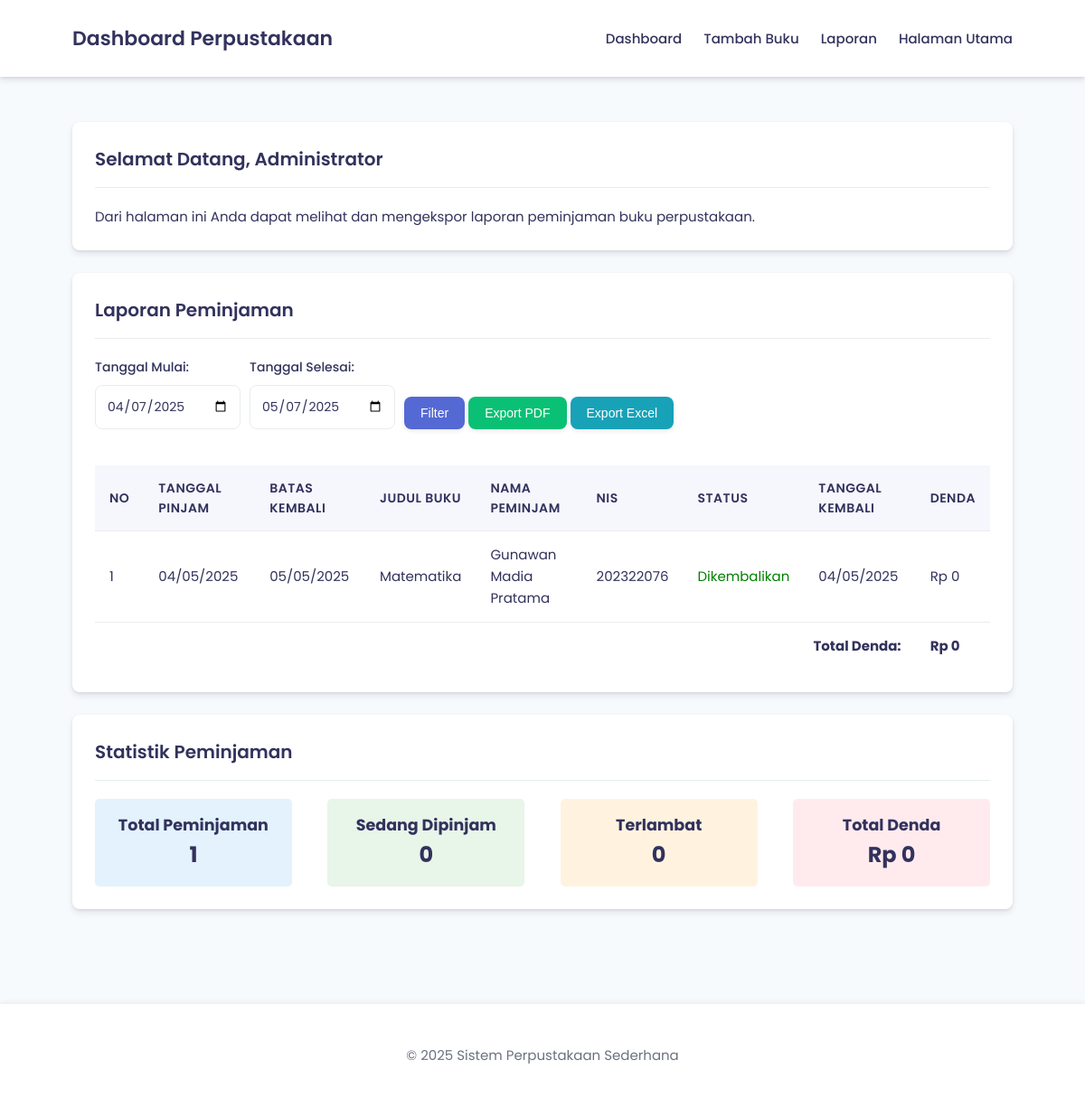
Page /admin/laporan.php (signed in) on the committed database.
### tables this page shows
CREATE TABLE `peminjaman` (
  `id` int(11) NOT NULL,
  `id_buku` int(11) NOT NULL,
  `id_anggota` int(11) NOT NULL,
  `tanggal_pinjam` date NOT NULL,
  `tanggal_kembali` date NOT NULL,
  `status` enum('dipinjam','dikembalikan','terlambat') NOT NULL DEFAULT 'dipinjam',
  `created_at` timestamp NOT NULL DEFAULT current_timestamp()
);

CREATE TABLE `buku` (
  `id` int(11) NOT NULL,
  `judul` varchar(255) NOT NULL,
  `penulis` varchar(255) NOT NULL,
  `penerbit` varchar(255) NOT NULL,
  `tahun_terbit` int(11) NOT NULL,
  `isbn` varchar(20) NOT NULL,
  `kategori` varchar(100) NOT NULL,
  `jumlah_tersedia` int(11) NOT NULL DEFAULT 1,
  `total_stok` int(11) NOT NULL DEFAULT 1,
  `created_at` timestamp NOT NULL DEFAULT current_timestamp()
);

CREATE TABLE `anggota` (
  `id` int(11) NOT NULL,
  `nama` varchar(255) NOT NULL,
  `nis` varchar(20) NOT NULL,
  `kelas` varchar(10) NOT NULL,
  `email` varchar(100) NOT NULL,
  `created_at` timestamp NOT NULL DEFAULT current_timestamp()
);

### admin/laporan.php (the view, shortened to what this page needs)
<?php
require_once '../includes/functions.php';
$tgl_mulai = isset($_POST['tgl_mulai']) ? $_POST['tgl_mulai'] : date('Y-m-d', strtotime('-30 days'));
$tgl_selesai = isset($_POST['tgl_selesai']) ? $_POST['tgl_selesai'] : date('Y-m-d');
$query = "SELECT
        p.tanggal_pinjam,
        p.tanggal_kembali AS batas_kembali,
        b.judul,
        a.nama,
        a.nis,
        IFNULL(pk.tanggal_dikembalikan, 'Belum Kembali') AS tanggal_dikembalikan,
        IFNULL(pk.denda, 0) AS denda
      FROM peminjaman p
      JOIN buku b ON p.id_buku = b.id
      JOIN anggota a ON p.id_anggota = a.id
      LEFT JOIN pengembalian pk ON p.id = pk.id_peminjaman
      WHERE p.tanggal_pinjam BETWEEN '$tgl_mulai' AND '$tgl_selesai'
      ORDER BY p.tanggal_pinjam DESC";
$result = mysqli_query($conn, $query);
$report = [];
while ($row = mysqli_fetch_assoc($result)) {
    $report[] = $row;
}
$admin_id = $_SESSION['admin_id'];
$query_admin = "SELECT * FROM admin WHERE id = '$admin_id'";
$result_admin = mysqli_query($conn, $query_admin);
$admin = mysqli_fetch_assoc($result_admin);
?>
<!DOCTYPE html>
<html lang="id">
<head>
    <link rel="stylesheet" href="../assets/css/style.css">
</head>
<body>
<header>
    <div class="container">
        <h1>Dashboard Perpustakaan</h1>
        <nav>
            <ul>
                <li><a href="dashboard.php">Dashboard</a></li>
                <li><a href="tambah_buku.php">Tambah Buku</a></li>
                <li><a href="laporan.php">Laporan</a></li>
                <li><a href="../dashboard_utama.php">Halaman Utama</a></li>
            </ul>
        </nav>
    </div>
</header>
<div class="container">
    <div class="card">
        <div class="card-header">
            <h2>Selamat Datang, <?php echo $admin['nama']; ?></h2>
        </div>
        <p>Dari halaman ini Anda dapat melihat dan mengekspor laporan peminjaman buku perpustakaan.</p>
    </div>
    <div class="card">
        <div class="card-header">
            <h2>Laporan Peminjaman</h2>
        </div>
        <form method="POST" action="" style="margin-bottom: 20px;">
            <div style="display: flex; gap: 10px; align-items: flex-end;">
                <div>
                    <label for="tgl_mulai">Tanggal Mulai:</label>
                    <input type="date" id="tgl_mulai" name="tgl_mulai"
                           value="<?php echo $tgl_mulai; ?>" required>
                </div>
                <div>
                    <label for="tgl_selesai">Tanggal Selesai:</label>
                    <input type="date" id="tgl_selesai" name="tgl_selesai"
                           value="<?php echo $tgl_selesai; ?>" required>
                </div>
                <div>
                    <button type="submit" name="filter" class="btn btn-primary">Filter</button>
                    <button type="button" onclick="exportToPDF()" class="btn btn-success">Export PDF</button>
                    <button type="button" onclick="exportToExcel()" class="btn btn-info">Export Excel</button>
                </div>
            </div>
        </form>
        <div class="table-responsive">
            <table class="table">
                <thead>
                <tr>
                    <th>No</th>
                    <th>Tanggal Pinjam</th>
                    <th>Batas Kembali</th>
                    <th>Judul Buku</th>
                    <th>Nama Peminjam</th>
                    <th>NIS</th>
                    <th>Status</th>
                    <th>Tanggal Kembali</th>
                    <th>Denda</th>
                </tr>
                </thead>
                <tbody>
                <?php if (empty($report)): ?>
                    <tr>
                        <td colspan="9" class="text-center">Tidak ada data peminjaman untuk periode ini.</td>
                    </tr>
                <?php else: ?>
                    <?php $no = 1; foreach ($report as $row): ?>
                        <tr>
                            <td><?php echo $no++; ?></td>
                            <td><?php echo date('d/m/Y', strtotime($row['tanggal_pinjam'])); ?></td>
                            <td>
                                <?php
                                echo isset($row['batas_kembali']) && $row['batas_kembali'] !== null
                                    ? date('d/m/Y', strtotime($row['batas_kembali']))
                                    : '-';
                                ?>
                            </td>
                            <td><?php echo $row['judul']; ?></td>
                            <td><?php echo $row['nama']; ?></td>
                            <td><?php echo $row['nis']; ?></td>
                            <td>
                                <?php if ($row['tanggal_dikembalikan'] == 'Belum Kembali'): ?>
                                    <?php
                                    $today = date('Y-m-d');
                                    $batas_kembali = isset($row['batas_kembali']) ? $row['batas_kembali'] : null;
                                    if ($batas_kembali && $today > $batas_kembali) {
                                        echo '<span style="color: red;">Terlambat</span>';
                                    } else {
                                        echo 'Dipinjam';
                                    }
                                    ?>
                                <?php else: ?>
                                    <span style="color: green;">Dikembalikan</span>
                                <?php endif; ?>
                            </td>
                            <td><?php echo $row['tanggal_dikembalikan'] != 'Belum Kembali' ? date('d/m/Y', strtotime($row['tanggal_dikembalikan'])) : '-'; ?></td>
                            <td>Rp <?php echo number_format($row['denda'], 0, ',', '.'); ?></td>
                        </tr>
                    <?php endforeach; ?>
                    <tr>
                        <td colspan="8" style="text-align: right;"><strong>Total Denda:</strong></td>
                        <td>
                            <strong>
                                Rp <?php
                                $total_denda = array_sum(array_column($report, 'denda'));
                                echo number_format($total_denda, 0, ',', '.');
                                ?>
                            </strong>
                        </td>
                    </tr>
                <?php endif; ?>
                </tbody>
            </table>
        </div>
    </div>
    <div class="card">
        <div class="card-header">
            <h2>Statistik Peminjaman</h2>
        </div>
        <?php
        $query_stats = "SELECT
            COUNT(*) as total_peminjaman,
            SUM(CASE WHEN status = 'dipinjam' THEN 1 ELSE 0 END) as sedang_dipinjam,
            SUM(CASE WHEN status = 'terlambat' THEN 1 ELSE 0 END) as terlambat,
            SUM(CASE WHEN status = 'dikembalikan' THEN 1 ELSE 0 END) as dikembalikan
            FROM peminjaman";
        $result_stats = mysqli_query($conn, $query_stats);
        $stats = mysqli_fetch_assoc($result_stats);
        $query_denda = "SELECT SUM(denda) as total_denda FROM pengembalian";
        $result_denda = mysqli_query($conn, $query_denda);
        $denda = mysqli_fetch_assoc($result_denda);
        ?>
        <div style="display: flex; justify-content: space-between; margin-top: 20px;">
            <div style="text-align: center; padding: 15px; background-color: #e3f2fd; border-radius: 5px; width: 22%;">
                <h3>Total Peminjaman</h3>
                <p style="font-size: 24px; font-weight: bold;"><?php echo $stats['total_peminjaman']; ?></p>
            </div>
            <div style="text-align: center; padding: 15px; background-color: #e8f5e9; border-radius: 5px; width: 22%;">
                <h3>Sedang Dipinjam</h3>
                <p style="font-size: 24px; font-weight: bold;"><?php echo $stats['sedang_dipinjam']; ?></p>
            </div>
            <div style="text-align: center; padding: 15px; background-color: #fff3e0; border-radius: 5px; width: 22%;">
                <h3>Terlambat</h3>
                <p style="font-size: 24px; font-weight: bold;"><?php echo $stats['terlambat']; ?></p>
            </div>
            <div style="text-align: center; padding: 15px; background-color: #ffebee; border-radius: 5px; width: 22%;">
                <h3>Total Denda</h3>
                <p style="font-size: 24px; font-weight: bold;">Rp <?php echo number_format($denda['total_denda'], 0, ',', '.'); ?></p>
            </div>
        </div>
    </div>
</div>
<footer>
    <div class="container">
        <p>&copy; <?php echo date('Y'); ?> Sistem Perpustakaan Sederhana</p>
    </div>
</footer>
</body>
</html>

### assets/css/style.css (style rules this page uses)
:root { --primary: #5469d4; --primary-light: #7b8ce6; --secondary: #32325d; --success: #0ac074; --danger: #ff4c4c; --warning: #ffb82e; --info: #17a2b8; --light: #f8f9fa; --dark: #212529; --gray: #6b7280; --light-gray: #e9ecef; --white: #ffffff; --shadow: 0 4px 6px rgba(50, 50, 93, 0.11), 0 1px 3px rgba(0, 0, 0, 0.08); --shadow-lg: 0 10px 20px rgba(50, 50, 93, 0.15), 0 5px 8px rgba(0, 0, 0, 0.1); --border-radius: 8px; --transition: all 0.2s ease; }
* { box-sizing: border-box; margin: 0; padding: 0; }
body { font-family: 'Poppins'; line-height: 1.6; margin: 0; padding: 0; background-color: #f7fafc; color: var(--secondary); font-size: 15px; }
.container { width: 90%; max-width: 1200px; margin: 0 auto; padding: 20px; }
header { background-color: var(--white); color: var(--secondary); padding: 15px 0; margin-bottom: 30px; box-shadow: var(--shadow); position: sticky; top: 0; z-index: 1000; }
header .container { display: flex; justify-content: space-between; align-items: center; padding: 10px 20px; }
header h1 { margin: 0; font-size: 22px; font-weight: 600; color: var(--secondary); }
nav ul { list-style: none; display: flex; margin: 0; padding: 0; }
nav ul li { margin-left: 24px; }
nav ul li a { color: var(--secondary); text-decoration: none; font-weight: 500; padding: 5px 0; position: relative; transition: var(--transition); }
nav ul li a:after { content: ''; position: absolute; width: 0; height: 2px; display: block; margin-top: 3px; background: var(--primary); transition: var(--transition); }
.card { background-color: var(--white); border-radius: var(--border-radius); box-shadow: var(--shadow); margin-bottom: 25px; padding: 25px; transition: var(--transition); }
.card-header { border-bottom: 1px solid var(--light-gray); padding-bottom: 15px; margin-bottom: 20px; display: flex; justify-content: space-between; align-items: center; }
.card-header h2 { margin: 0; font-size: 20px; font-weight: 600; color: var(--secondary); }
.btn { display: inline-block; padding: 10px 18px; border-radius: var(--border-radius); background-color: var(--primary); color: var(--white); text-decoration: none; border: none; cursor: pointer; font-size: 14px; font-weight: 500; transition: var(--transition); box-shadow: 0 2px 4px rgba(50, 50, 93, 0.1); }
.btn-success { background-color: var(--success); }
.btn-info { background-color: var(--info); }
.table-responsive { overflow-x: auto; -webkit-overflow-scrolling: touch; }
table { width: 100%; border-collapse: collapse; margin-bottom: 0; }
table th, table td { padding: 14px 16px; text-align: left; vertical-align: middle; }
table th { background-color: rgba(84, 105, 212, 0.05); color: var(--secondary); font-weight: 600; border-bottom: 1px solid var(--light-gray); font-size: 14px; text-transform: uppercase; letter-spacing: 0.5px; }
table td { border-bottom: 1px solid var(--light-gray); color: var(--secondary); }
table tbody tr:last-child td { border-bottom: none; }
form div:not(.form-row) { margin-bottom: 20px; }
label { display: block; margin-bottom: 8px; font-weight: 500; color: var(--secondary); font-size: 14px; }
input[type="text"], input[type="email"], input[type="password"], input[type="number"], input[type="date"], select, textarea { width: 100%; padding: 12px; border: 1px solid var(--light-gray); border-radius: var(--border-radius); box-sizing: border-box; transition: var(--transition); background-color: var(--white); color: var(--secondary); font-family: inherit; font-size: 14px; }
footer { text-align: center; padding: 25px 0; background-color: var(--white); color: var(--gray); margin-top: 60px; box-shadow: 0 -2px 5px rgba(0, 0, 0, 0.05); }

### rows in the picture
peminjaman: tanggal_pinjam "04/05/2025", tanggal_kembali "05/05/2025", id_buku.judul "Matematika", id_anggota.nama "Gunawan Madia Pratama", id_anggota.nis "202322076", tanggal_dikembalikan "04/05/2025", denda "0"

### other values in the picture
$admin['nama'] "Administrator"
$total_denda "0"
$stats['total_peminjaman'] "1"
$stats['sedang_dipinjam'] "0"
$stats['terlambat'] "0"
$denda['total_denda'] "0"
